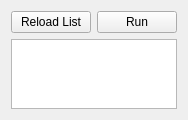
<?xml version="1.0" encoding="UTF-8"?>
<ui version="4.0">
 <class>Form</class>
 <widget class="QWidget" name="Form">
  <property name="geometry">
   <rect>
    <x>0</x>
    <y>0</y>
    <width>174</width>
    <height>120</height>
   </rect>
  </property>
  <property name="windowTitle">
   <string>Dynamic Scripts</string>
  </property>
  <layout class="QGridLayout" name="gridLayout">
   <item row="0" column="0">
    <widget class="QPushButton" name="buttonLoadScripts">
     <property name="text">
      <string>Reload List</string>
     </property>
    </widget>
   </item>
   <item row="0" column="1">
    <widget class="QPushButton" name="buttonRun">
     <property name="text">
      <string>Run</string>
     </property>
    </widget>
   </item>
   <item row="1" column="0" colspan="2">
    <widget class="QListWidget" name="listScripts"/>
   </item>
  </layout>
 </widget>
 <resources/>
 <connections/>
</ui>
